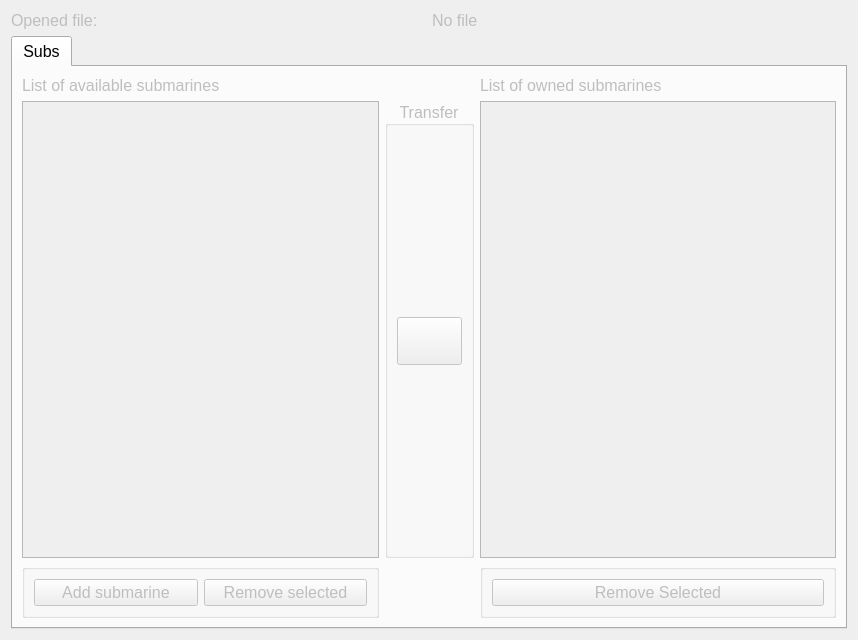
<?xml version="1.0" encoding="UTF-8"?>
<ui version="4.0">
 <class>GameSessionEditor</class>
 <widget class="GameSessionEditor" name="GameSessionEditor">
  <property name="enabled">
   <bool>true</bool>
  </property>
  <property name="geometry">
   <rect>
    <x>0</x>
    <y>0</y>
    <width>858</width>
    <height>640</height>
   </rect>
  </property>
  <property name="maximumSize">
   <size>
    <width>25567</width>
    <height>16777215</height>
   </size>
  </property>
  <property name="font">
   <font>
    <pointsize>12</pointsize>
   </font>
  </property>
  <layout class="QVBoxLayout" name="verticalLayout">
   <property name="sizeConstraint">
    <enum>QLayout::SetNoConstraint</enum>
   </property>
   <item>
    <layout class="QHBoxLayout" name="horizontalLayout">
     <item>
      <widget class="QLabel" name="label">
       <property name="enabled">
        <bool>false</bool>
       </property>
       <property name="text">
        <string>Opened file:</string>
       </property>
      </widget>
     </item>
     <item>
      <widget class="QLabel" name="label_filename">
       <property name="enabled">
        <bool>false</bool>
       </property>
       <property name="text">
        <string>No file</string>
       </property>
      </widget>
     </item>
    </layout>
   </item>
   <item>
    <widget class="QTabWidget" name="gameSessionTabs">
     <property name="currentIndex">
      <number>0</number>
     </property>
     <widget class="QWidget" name="subTab">
      <property name="enabled">
       <bool>false</bool>
      </property>
      <attribute name="title">
       <string>Subs</string>
      </attribute>
      <layout class="QGridLayout" name="gridLayout">
       <item row="1" column="2">
        <widget class="QListWidget" name="ownedSubsList"/>
       </item>
       <item row="0" column="2">
        <widget class="QLabel" name="label_3">
         <property name="text">
          <string>List of owned submarines</string>
         </property>
        </widget>
       </item>
       <item row="0" column="0">
        <widget class="QLabel" name="label_2">
         <property name="enabled">
          <bool>false</bool>
         </property>
         <property name="text">
          <string>List of available submarines</string>
         </property>
        </widget>
       </item>
       <item row="1" column="1">
        <widget class="QGroupBox" name="groupBox">
         <property name="font">
          <font>
           <italic>false</italic>
          </font>
         </property>
         <property name="title">
          <string>Transfer</string>
         </property>
         <property name="alignment">
          <set>Qt::AlignCenter</set>
         </property>
         <layout class="QVBoxLayout" name="verticalLayout_3">
          <item>
           <spacer name="verticalSpacer">
            <property name="orientation">
             <enum>Qt::Vertical</enum>
            </property>
            <property name="sizeHint" stdset="0">
             <size>
              <width>20</width>
              <height>40</height>
             </size>
            </property>
           </spacer>
          </item>
          <item>
           <widget class="QPushButton" name="transferSubsButton">
            <property name="sizePolicy">
             <sizepolicy hsizetype="Minimum" vsizetype="Minimum">
              <horstretch>0</horstretch>
              <verstretch>0</verstretch>
             </sizepolicy>
            </property>
            <property name="minimumSize">
             <size>
              <width>48</width>
              <height>48</height>
             </size>
            </property>
            <property name="styleSheet">
             <string notr="true">qproperty-icon: url(:/formIcons/icons/arrow-right.png)</string>
            </property>
            <property name="text">
             <string/>
            </property>
            <property name="icon">
             <iconset resource="resources.qrc">
              <normaloff>:/formIcons/icons/arrow-right.png</normaloff>:/formIcons/icons/arrow-right.png</iconset>
            </property>
            <property name="iconSize">
             <size>
              <width>48</width>
              <height>48</height>
             </size>
            </property>
           </widget>
          </item>
          <item>
           <spacer name="verticalSpacer_2">
            <property name="orientation">
             <enum>Qt::Vertical</enum>
            </property>
            <property name="sizeHint" stdset="0">
             <size>
              <width>20</width>
              <height>40</height>
             </size>
            </property>
           </spacer>
          </item>
         </layout>
        </widget>
       </item>
       <item row="2" column="0">
        <widget class="QGroupBox" name="groupBox_2">
         <property name="title">
          <string/>
         </property>
         <layout class="QHBoxLayout" name="horizontalLayout_2">
          <item>
           <widget class="QPushButton" name="addSubButton">
            <property name="text">
             <string>Add submarine</string>
            </property>
           </widget>
          </item>
          <item>
           <widget class="QPushButton" name="removeAvailableSubsButton">
            <property name="text">
             <string>Remove selected</string>
            </property>
           </widget>
          </item>
         </layout>
        </widget>
       </item>
       <item row="1" column="0">
        <widget class="QListWidget" name="availableSubsList">
         <property name="alternatingRowColors">
          <bool>false</bool>
         </property>
         <property name="selectionMode">
          <enum>QAbstractItemView::MultiSelection</enum>
         </property>
        </widget>
       </item>
       <item row="2" column="2">
        <widget class="QGroupBox" name="groupBox_3">
         <property name="title">
          <string/>
         </property>
         <layout class="QVBoxLayout" name="verticalLayout_4">
          <item>
           <widget class="QPushButton" name="removeOwnedSubsButton">
            <property name="text">
             <string>Remove Selected</string>
            </property>
           </widget>
          </item>
         </layout>
        </widget>
       </item>
      </layout>
     </widget>
    </widget>
   </item>
  </layout>
 </widget>
 <customwidgets>
  <customwidget>
   <class>GameSessionEditor</class>
   <extends>QWidget</extends>
   <header location="global">gamesessioneditor.h</header>
   <container>1</container>
   <slots>
    <signal>sessionLoaded(bool)</signal>
    <slot>openFile()</slot>
    <slot>saveFile()</slot>
    <slot>on_addSubButton_clicked()</slot>
    <slot>on_removeAvailableSubsButton_clicked()</slot>
   </slots>
  </customwidget>
 </customwidgets>
 <resources>
  <include location="resources.qrc"/>
 </resources>
 <connections/>
</ui>
